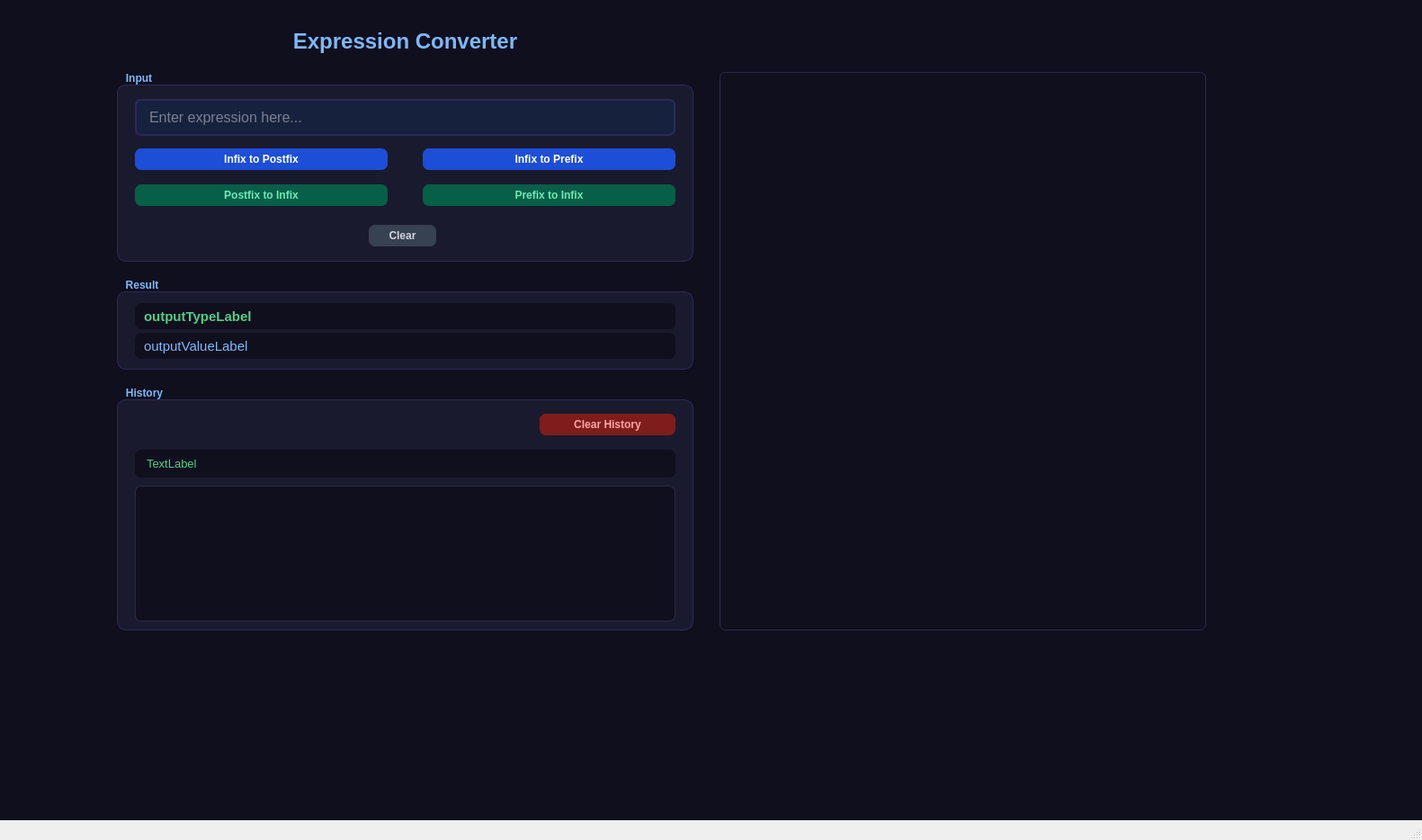
<?xml version="1.0" encoding="UTF-8"?>
<ui version="4.0">
 <class>MainWindow</class>
 <widget class="QMainWindow" name="MainWindow">
  <property name="geometry">
   <rect>
    <x>0</x>
    <y>0</y>
    <width>1581</width>
    <height>934</height>
   </rect>
  </property>
  <property name="windowTitle">
   <string>MainWindow</string>
  </property>
  <widget class="QWidget" name="centralwidget">
   <property name="styleSheet">
    <string notr="true">background-color: #0f0f1e;</string>
   </property>
   <widget class="QGroupBox" name="Input">
    <property name="geometry">
     <rect>
      <x>130</x>
      <y>80</y>
      <width>641</width>
      <height>211</height>
     </rect>
    </property>
    <property name="styleSheet">
     <string notr="true">QGroupBox {
  background-color: #1a1a2e;
  border: 1px solid #2a2a5a;
  border-radius: 10px;
  margin-top: 14px;
  color: #7eb8f7;
  font-weight: bold;
}
QGroupBox::title {
  subcontrol-origin: margin;
  subcontrol-position: top left;
  padding: 0 8px;
  color: #7eb8f7;
  
}</string>
    </property>
    <property name="title">
     <string>Input</string>
    </property>
    <widget class="QLineEdit" name="inputlineEdit">
     <property name="geometry">
      <rect>
       <x>20</x>
       <y>30</y>
       <width>601</width>
       <height>41</height>
      </rect>
     </property>
     <property name="styleSheet">
      <string notr="true">QLineEdit {
  background-color: #16213e;
  border: 2px solid #2a2a5a;
  border-radius: 7px;
  padding: 6px 12px;
  color: #e0e0e0;
  font-size: 16px;
}
QLineEdit:focus {
  border: 2px solid #7eb8f7;
}</string>
     </property>
     <property name="placeholderText">
      <string>Enter expression here...</string>
     </property>
    </widget>
    <widget class="QPushButton" name="pushButton">
     <property name="geometry">
      <rect>
       <x>20</x>
       <y>85</y>
       <width>281</width>
       <height>24</height>
      </rect>
     </property>
     <property name="styleSheet">
      <string notr="true">QPushButton {
  background-color: #1d4ed8;
  color: white;
  border: none;
  border-radius: 7px;
  font-weight: bold;
}
QPushButton:hover { background-color: #2563eb; }</string>
     </property>
     <property name="text">
      <string>Infix to Postfix</string>
     </property>
    </widget>
    <widget class="QPushButton" name="pushButton_2">
     <property name="geometry">
      <rect>
       <x>340</x>
       <y>85</y>
       <width>281</width>
       <height>24</height>
      </rect>
     </property>
     <property name="styleSheet">
      <string notr="true">QPushButton {
  background-color: #1d4ed8;
  color: white;
  border: none;
  border-radius: 7px;
  font-weight: bold;
}
QPushButton:hover { background-color: #2563eb; }</string>
     </property>
     <property name="text">
      <string>Infix to Prefix</string>
     </property>
    </widget>
    <widget class="QPushButton" name="pushButton_3">
     <property name="geometry">
      <rect>
       <x>20</x>
       <y>125</y>
       <width>281</width>
       <height>24</height>
      </rect>
     </property>
     <property name="styleSheet">
      <string notr="true">QPushButton {
  background-color: #065f46;
  color: #6ee7b7;
  border: none;
  border-radius: 7px;
  font-weight: bold;
}
QPushButton:hover { background-color: #059669; color: white; }</string>
     </property>
     <property name="text">
      <string>Postfix to Infix</string>
     </property>
    </widget>
    <widget class="QPushButton" name="pushButton_4">
     <property name="geometry">
      <rect>
       <x>340</x>
       <y>125</y>
       <width>281</width>
       <height>24</height>
      </rect>
     </property>
     <property name="styleSheet">
      <string notr="true">QPushButton {
  background-color: #065f46;
  color: #6ee7b7;
  border: none;
  border-radius: 7px;
  font-weight: bold;
}
QPushButton:hover { background-color: #059669; color: white; }</string>
     </property>
     <property name="text">
      <string>Prefix to Infix</string>
     </property>
    </widget>
    <widget class="QPushButton" name="pushButton_5">
     <property name="geometry">
      <rect>
       <x>280</x>
       <y>170</y>
       <width>75</width>
       <height>24</height>
      </rect>
     </property>
     <property name="styleSheet">
      <string notr="true">QPushButton {
  background-color: #374151;
  color: #d1d5db;
  border: none;
  border-radius: 7px;
  font-weight: bold;
}
QPushButton:hover { background-color: #4b5563; }</string>
     </property>
     <property name="text">
      <string>Clear</string>
     </property>
    </widget>
   </widget>
   <widget class="QGroupBox" name="Result">
    <property name="geometry">
     <rect>
      <x>130</x>
      <y>310</y>
      <width>641</width>
      <height>101</height>
     </rect>
    </property>
    <property name="styleSheet">
     <string notr="true">QGroupBox {
  background-color: #1a1a2e;
  border: 1px solid #2a2a5a;
  border-radius: 10px;
  margin-top: 14px;
  color: #7eb8f7;
  font-weight: bold;
}
QGroupBox::title {
  subcontrol-origin: margin;
  subcontrol-position: top left;
  padding: 0 8px;
  color: #7eb8f7;
}</string>
    </property>
    <property name="title">
     <string>Result</string>
    </property>
    <widget class="QLabel" name="outputTypeLabel">
     <property name="geometry">
      <rect>
       <x>20</x>
       <y>27</y>
       <width>601</width>
       <height>29</height>
      </rect>
     </property>
     <property name="styleSheet">
      <string notr="true">color: #55cc88;
font-weight: bold;
font-size: 15px;
border-radius: 7px;
padding-left: 10px;
padding-top: 5px;
padding-bottom: 5px;</string>
     </property>
     <property name="text">
      <string>outputTypeLabel</string>
     </property>
     <property name="alignment">
      <set>Qt::AlignmentFlag::AlignJustify|Qt::AlignmentFlag::AlignVCenter</set>
     </property>
    </widget>
    <widget class="QLabel" name="outputValueLabel">
     <property name="geometry">
      <rect>
       <x>20</x>
       <y>60</y>
       <width>601</width>
       <height>29</height>
      </rect>
     </property>
     <property name="styleSheet">
      <string notr="true">color: #7eb8f7;
font-family: 'Courier New', monospace;
font-size: 15px;
border-radius: 7px;
padding-left: 10px;
padding-top: 5px;
padding-bottom: 5px;</string>
     </property>
     <property name="text">
      <string>outputValueLabel</string>
     </property>
     <property name="alignment">
      <set>Qt::AlignmentFlag::AlignJustify|Qt::AlignmentFlag::AlignVCenter</set>
     </property>
    </widget>
   </widget>
   <widget class="QGroupBox" name="History">
    <property name="geometry">
     <rect>
      <x>130</x>
      <y>430</y>
      <width>641</width>
      <height>271</height>
     </rect>
    </property>
    <property name="styleSheet">
     <string notr="true">QGroupBox {
  background-color: #1a1a2e;
  border: 1px solid #2a2a5a;
  border-radius: 10px;
  margin-top: 14px;
  color: #7eb8f7;
  font-weight: bold;
}
QGroupBox::title {
  subcontrol-origin: margin;
  subcontrol-position: top left;
  padding: 0 8px;
  color: #7eb8f7;
}</string>
    </property>
    <property name="title">
     <string>History</string>
    </property>
    <widget class="QLabel" name="historySizeLabel">
     <property name="geometry">
      <rect>
       <x>20</x>
       <y>70</y>
       <width>601</width>
       <height>31</height>
      </rect>
     </property>
     <property name="styleSheet">
      <string notr="true">color: #55cc88;
font-size: 13px;
border-radius: 7px;
padding-left: 10px;
padding-top: 5px;
padding-bottom: 5px;</string>
     </property>
     <property name="text">
      <string>TextLabel</string>
     </property>
    </widget>
    <widget class="QTextEdit" name="historyTextEdit">
     <property name="geometry">
      <rect>
       <x>20</x>
       <y>110</y>
       <width>601</width>
       <height>151</height>
      </rect>
     </property>
     <property name="styleSheet">
      <string notr="true">QTextEdit {
  background-color: #0f0f1e;
  border: 1px solid #2a2a4a;
  border-radius: 7px;
  color: #a0a0cc;
  font-family: 'Courier New', monospace;
  font-size: 14px;
}</string>
     </property>
    </widget>
    <widget class="QPushButton" name="pushButton_6">
     <property name="geometry">
      <rect>
       <x>470</x>
       <y>30</y>
       <width>151</width>
       <height>24</height>
      </rect>
     </property>
     <property name="styleSheet">
      <string notr="true">QPushButton {
  background-color: #7f1d1d;
  color: #fca5a5;
  border: none;
  border-radius: 7px;
  font-weight: bold;
}
QPushButton:hover { background-color: #991b1b; }</string>
     </property>
     <property name="text">
      <string>Clear History</string>
     </property>
    </widget>
   </widget>
   <widget class="QLabel" name="label">
    <property name="geometry">
     <rect>
      <x>130</x>
      <y>25</y>
      <width>641</width>
      <height>41</height>
     </rect>
    </property>
    <property name="styleSheet">
     <string notr="true">font-size: 24px; font-weight: bold; color: #7eb8f7;</string>
    </property>
    <property name="text">
     <string>Expression Converter</string>
    </property>
    <property name="alignment">
     <set>Qt::AlignmentFlag::AlignCenter</set>
    </property>
   </widget>
   <widget class="QTextEdit" name="algorithmTextEdit">
    <property name="geometry">
     <rect>
      <x>800</x>
      <y>80</y>
      <width>541</width>
      <height>621</height>
     </rect>
    </property>
    <property name="minimumSize">
     <size>
      <width>470</width>
      <height>0</height>
     </size>
    </property>
    <property name="styleSheet">
     <string notr="true">QTextEdit {
  background-color: #0f0f1e;
  border: 1px solid #2a2a4a;
  border-radius: 7px;
  color: #a0a0cc;
  padding: 12px;
}</string>
    </property>
    <property name="readOnly">
     <bool>true</bool>
    </property>
   </widget>
  </widget>
  <widget class="QStatusBar" name="statusbar"/>
 </widget>
 <resources/>
 <connections/>
</ui>
